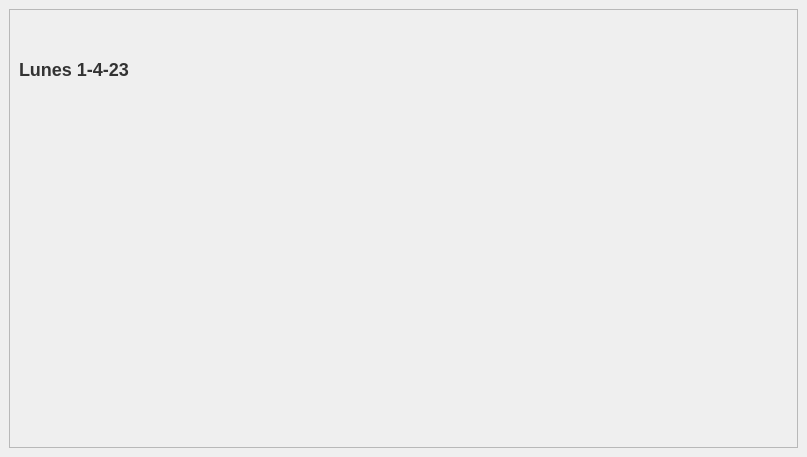
<?xml version="1.0" encoding="UTF-8"?>
<ui version="4.0">
 <class>MainWindow</class>
 <widget class="QMainWindow" name="MainWindow">
  <property name="geometry">
   <rect>
    <x>0</x>
    <y>0</y>
    <width>807</width>
    <height>457</height>
   </rect>
  </property>
  <property name="windowTitle">
   <string>MainWindow</string>
  </property>
  <widget class="QWidget" name="centralwidget">
   <layout class="QVBoxLayout" name="verticalLayout">
    <item>
     <widget class="QFrame" name="Frame_base_evento">
      <property name="minimumSize">
       <size>
        <width>0</width>
        <height>0</height>
       </size>
      </property>
      <property name="maximumSize">
       <size>
        <width>16777215</width>
        <height>16777215</height>
       </size>
      </property>
      <property name="autoFillBackground">
       <bool>false</bool>
      </property>
      <property name="styleSheet">
       <string notr="true"/>
      </property>
      <property name="frameShape">
       <enum>QFrame::StyledPanel</enum>
      </property>
      <property name="frameShadow">
       <enum>QFrame::Raised</enum>
      </property>
      <layout class="QGridLayout" name="gridLayout_7">
       <item row="0" column="0">
        <widget class="QLabel" name="dia_evento">
         <property name="minimumSize">
          <size>
           <width>0</width>
           <height>100</height>
          </size>
         </property>
         <property name="maximumSize">
          <size>
           <width>16777215</width>
           <height>100</height>
          </size>
         </property>
         <property name="styleSheet">
          <string notr="true">QLabel{
    font-size: 18px; /* Tamaño de fuente más grande */
    font-weight: bold; /* Fuente en negrita */
    color: #333; /* Color de texto más oscuro */
}</string>
         </property>
         <property name="text">
          <string>Lunes 1-4-23</string>
         </property>
        </widget>
       </item>
       <item row="0" column="1">
        <spacer name="horizontalSpacer_10">
         <property name="orientation">
          <enum>Qt::Horizontal</enum>
         </property>
         <property name="sizeHint" stdset="0">
          <size>
           <width>40</width>
           <height>20</height>
          </size>
         </property>
        </spacer>
       </item>
       <item row="2" column="0">
        <spacer name="verticalSpacer">
         <property name="orientation">
          <enum>Qt::Vertical</enum>
         </property>
         <property name="sizeHint" stdset="0">
          <size>
           <width>20</width>
           <height>40</height>
          </size>
         </property>
        </spacer>
       </item>
      </layout>
     </widget>
    </item>
   </layout>
  </widget>
 </widget>
 <resources/>
 <connections/>
</ui>
